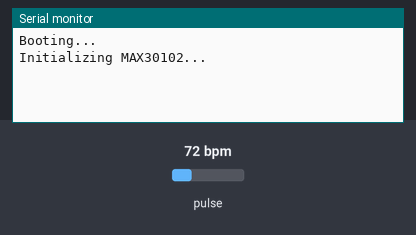
Simulated run of this sketch. Board: ESP32. Shown: the last lines printed to the serial monitor. The inputs (shaded band) are chosen by the test bench; at power-on: pulse 72 bpm.

Above: at 4.2 s.
4.3 s: pulse set to 42 bpm
At 5.7 s:
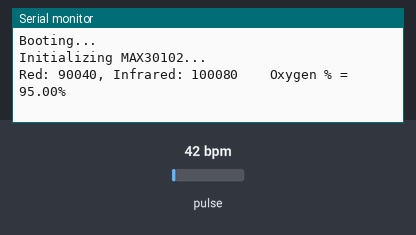
7.3 s: pulse set to 70 bpm
At 9.7 s:
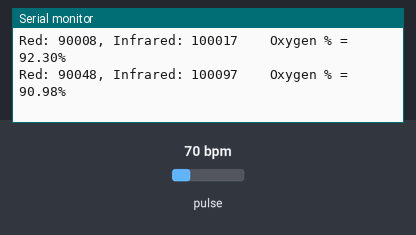
Timing chart, 0 to 11.2 s (numbered marks = the images above; inputs shaded):
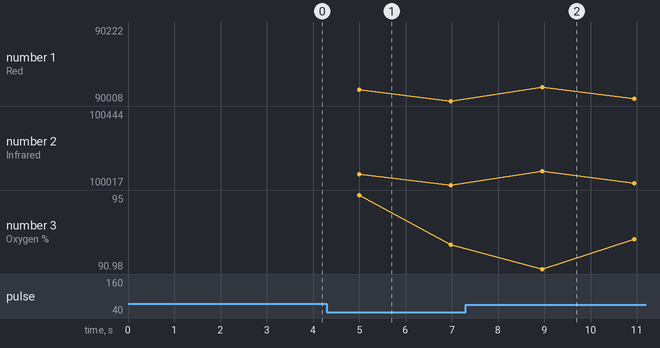

Measured:
- after the input at 4.3 s, the serial monitor: prints a new line after 0.70 s (image 1)
- after the input at 7.3 s, the serial monitor: prints a new line after 1.7 s (image 2)
- plotted number 1: 90008 → 90222 after the input at 7.3 s
- plotted number 2: 100017 → 100444 after the input at 7.3 s

The sketch:

MAX30102_HEART.ino
```cpp
#include <Wire.h>
#include "MAX30105.h"  // Use SparkFun MAX3010X Library
MAX30105 particleSensor;

double avered = 0;
double aveir = 0;
double sumirrms = 0;
double sumredrms = 0;
int i = 0;
int Num = 100;
float ESpO2 = 95.0;
double FSpO2 = 0.7;
double frate = 0.95;

#define TIMETOBOOT 3000
#define SCALE 88.0
#define SAMPLING 100
#define FINGER_ON 30000
#define USEFIFO

void setup() {
  Serial.begin(115200);
  Wire.begin(4, 5); // SDA = D2 (GPIO4), SCL = D1 (GPIO5)

  Serial.println("Booting...");
  delay(3000);

  Serial.println("Initializing MAX30102...");
  if (!particleSensor.begin(Wire, I2C_SPEED_FAST)) {
    Serial.println("MAX30102 NOT FOUND. Check wiring!");
    while (1);
  }

  byte ledBrightness = 0x7F;
  byte sampleAverage = 4;
  byte ledMode = 2;
  int sampleRate = 200;
  int pulseWidth = 411;
  int adcRange = 16384;

  particleSensor.setup(ledBrightness, sampleAverage, ledMode, sampleRate, pulseWidth, adcRange);
  particleSensor.enableDIETEMPRDY();
}

void loop() {
  uint32_t ir, red;
  double fred, fir;
  double SpO2 = 0;

#ifdef USEFIFO
  particleSensor.check();

  while (particleSensor.available()) {
    red = particleSensor.getFIFORed();
    ir = particleSensor.getFIFOIR();

    i++;
    fred = (double)red;
    fir = (double)ir;

    avered = avered * frate + fred * (1.0 - frate);
    aveir = aveir * frate + fir * (1.0 - frate);
    sumredrms += (fred - avered) * (fred - avered);
    sumirrms += (fir - aveir) * (fir - aveir);

    if ((i % SAMPLING) == 0 && millis() > TIMETOBOOT) {
      float irGraph = (2.0 * fir - aveir) / aveir * SCALE;
      float redGraph = (2.0 * fred - avered) / avered * SCALE;
      irGraph = constrain(irGraph, 80.0, 100.0);
      redGraph = constrain(redGraph, 80.0, 100.0);

      Serial.print("Red: "); Serial.print(red);
      Serial.print(", Infrared: "); Serial.print(ir); Serial.print("    ");

      if (ir < FINGER_ON) {
        Serial.println("No finger detected");
        break;
      }

      if (ir > FINGER_ON) {
        Serial.print("Oxygen % = ");
        Serial.print(ESpO2);
        Serial.println("%");
      }
    }

    if ((i % Num) == 0) {
      double R = (sqrt(sumredrms) / avered) / (sqrt(sumirrms) / aveir);
      SpO2 = -23.3 * (R - 0.4) + 100;
      ESpO2 = FSpO2 * ESpO2 + (1.0 - FSpO2) * SpO2;
      sumredrms = 0.0; sumirrms = 0.0; i = 0;
      break;
    }

    particleSensor.nextSample();
  }
#endif
}
```
